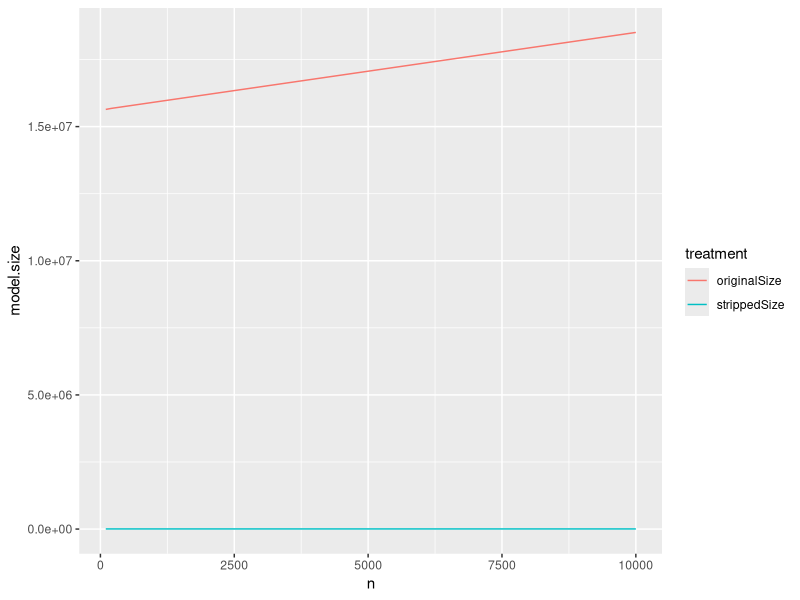
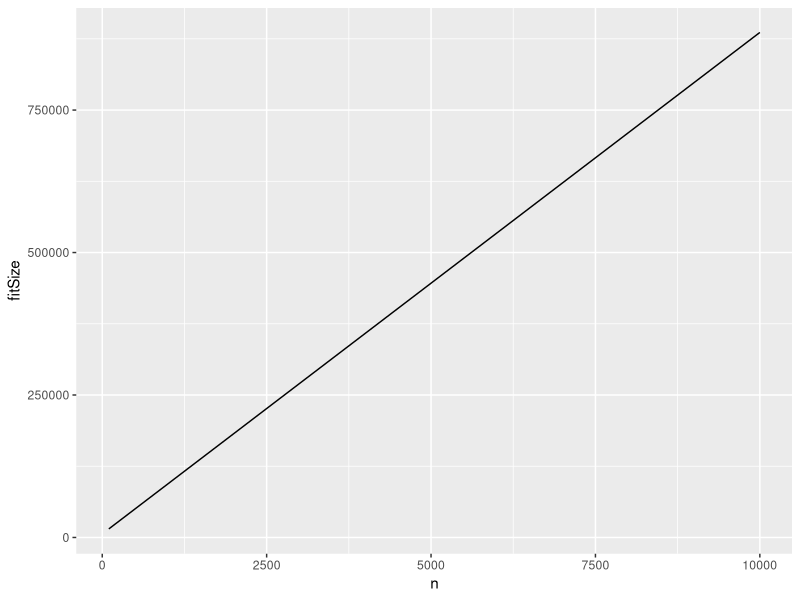

Write R code to recreate these figures, in order.

library(ggplot2)
library(reshape2)
set.seed(2325235)

synthFrame <- function(nrows) {
   d <- data.frame(xN=rnorm(nrows),
      xC=sample(c('a','b'),size=nrows,replace=TRUE))
   d$y <- (d$xN + ifelse(d$xC=='a',0.2,-0.2) + rnorm(nrows))>0.5
   d
}

dTrain <- synthFrame(100000)
dTest <- synthFrame(100)
model <- glm(y~xN+xC,data=dTrain,family=binomial(link='logit'))


mLength <- length(serialize(model,NULL))
print(paste('orig size',mLength))

dTest$pred1 <- predict(model,newdata=dTest,type='response')

# ggplot(data=dTest) + geom_density(aes(x=pred1,color=y))
# one way to hunt: lapply(cm,object.size)

stripGlmLR <- function(cm) {
   cm$residuals <- c()
   cm$fitted.values <- c()
   cm$y <- c()
   cm$data <- c()
   cm$model <- c()
   cm$linear.predictors <- c()
   cm$effects <- c()
   cm$weights <- c()
   cm$prior.weights <- c()
   cm$qr$qr <- c()
   attr(cm$formula,".Environment") <- c()
   cm$family$variance <- c()
   cm$family$dev.resids <- c()
   cm$family$aic <- c()
   cm$family$validmu <- c()
   cm$family$simulate <- c()
   attr(cm$terms,".Environment") <- c()
   cm
}

cm <- stripGlmLR(model)
dTest$pred2 <- predict(cm,newdata=dTest,type='response')

loss <- sum(abs(dTest$pred1-dTest$pred2))
print(paste('error',loss))

cLength <- length(serialize(cm,NULL))
print(paste('reduced size',cLength))
print(paste('size ratio',cLength/mLength))

# more leaks are found if the work is done in a function 
# which creates local environments
# preventing later changes from masking size changes
# confusing sizes
doWork <- function(n) {
  dTraini <- synthFrame(n)
  modeli <- glm(y~xN+xC,data=dTraini,family=binomial(link='logit'))
  c(length(serialize(modeli,NULL)),length(serialize(stripGlmLR(modeli),NULL)))
}

plotFrame <- data.frame(n=seq(100,10000,100),originalSize=0,strippedSize=0)
for(i in 1:dim(plotFrame)[[1]]) {
  n <- plotFrame[i,'n']
  sizes <- doWork(n)
  plotFrame[i,'originalSize'] <- sizes[1]
  plotFrame[i,'strippedSize'] <- sizes[2]
}

pf <- melt(plotFrame,id.vars='n',variable.name='treatment',value.name='model.size')
ggplot(data=pf,aes(x=n,y=model.size,color=treatment)) + geom_line()

# try glm.fit()
doWork2 <- function(n) {
  dTraini <- synthFrame(n)
  modeli <- glm.fit(y=dTraini$y,x=model.matrix(~xN+xC,dTraini))
  length(serialize(modeli,NULL))
}
plotFrame2 <- data.frame(n=seq(100,10000,100))
plotFrame2$fitSize <- sapply(plotFrame2$n,doWork2)
ggplot(data=plotFrame2,aes(x=n,y=fitSize)) + geom_line()
